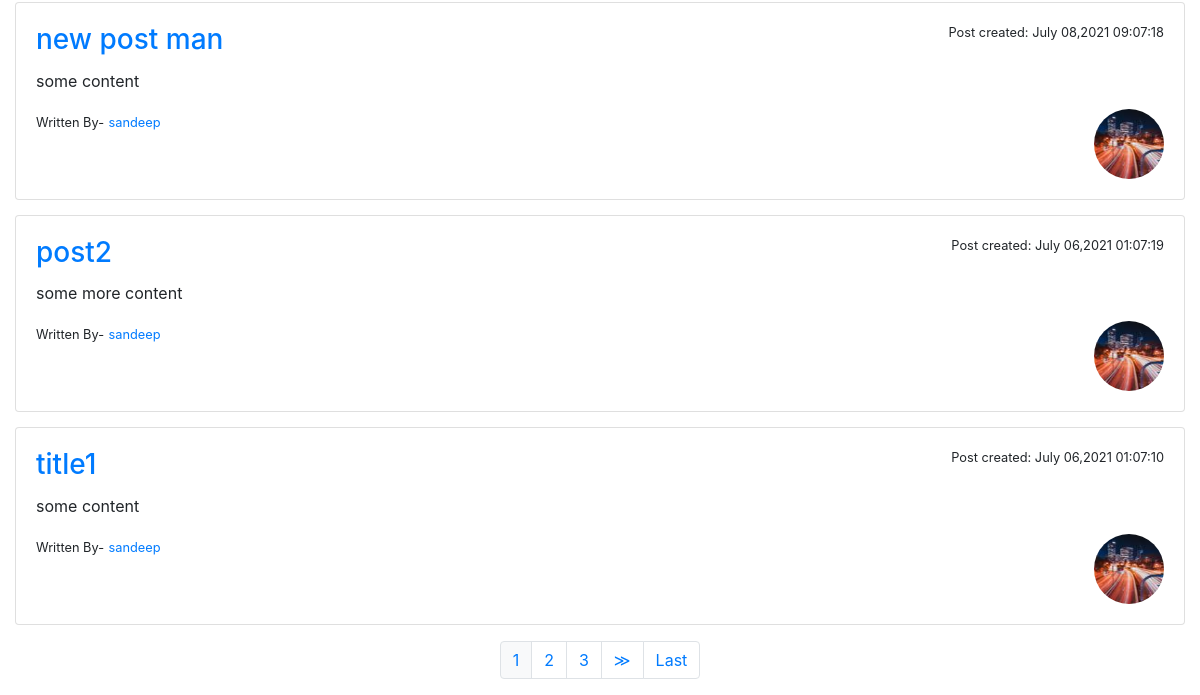
Before: / (lower part) with the older database file.
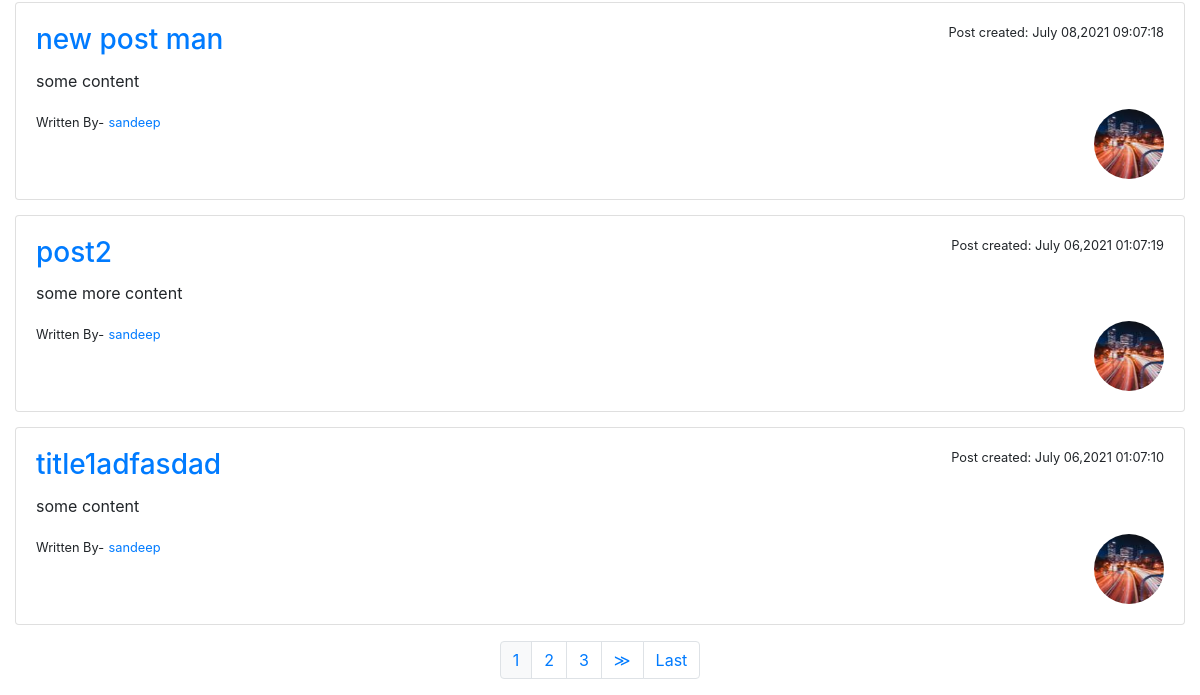
After: the same page with the newer database file.
### blog/models.py (models this page shows, shortened)
class Post(models.Model):
    title=models.CharField(max_length=50)
    content=models.TextField()
    date=models.DateTimeField(default=timezone.now)
    author=models.ForeignKey(User, on_delete=models.CASCADE)

### users/models.py (models this page shows, shortened)
class Profile(models.Model):
    user=models.OneToOneField(User,on_delete=models.CASCADE)
    image=models.ImageField(upload_to='profile_pics', default='default.jpg')

### blog/views.py (the view)
# urls.py: path('',PostListView.as_view(),name="home"),
class PostListView(ListView):
    model=Post
    template_name='blog/home.html' #<app>/<model>_<viewtype>.html
    context_object_name='posts'
    def get_context_data(self, **kwargs):
        context = super().get_context_data(**kwargs)
        fil = PostFilter(self.request.GET,queryset=self.get_queryset())
        context['filter']=fil
        return context
    ordering=['-date']
    paginate_by=5

### blog/templates/blog/home.html (shortened to what this page needs)
{%  extends 'base.html' %}
{% load crispy_forms_tags %}
{% block content %}
{% for i in filter.qs %}
<div class="card" style="margin-bottom: 15px;">
    <div class="card-body" >
        <small style="display:inline;float:right;">Post created: {{i.date|date:"F d,Y h:m:s "}}</small>
        <a href='post/{{i.id}}'><h3 class="card-title">{{i.title}}</h3></a>
        <p class="card-text">{{i.content}}</p>
        <small>Written By-</small>
        <a href="{% url 'user-post' i.author.username %}"><small>{{i.author.username}}</small></a>
        <img src={{i.author.profile.image.url}} alt="none" class="rounded-circle" height=70 width =70 style="display: inline;float:right;">
      </div>
</div>
{% endfor %}
{% if is_paginated %}
<ul class="pagination justify-content-center my-3">
{% for num in page_obj.paginator.page_range %}
  {% if page_obj.number == num %}
  <li class="page-item"><a class="page-link bg-light" href="?page={{num}}">{{num}}</a></li>
  {% elif num > page_obj.number|add:'-3' and num < page_obj.number|add:'3' %}
  <li class="page-item"><a class="page-link" href="?page={{num}}">{{num}}</a></li>
  {% endif %}
  {% endfor %}
{% if page_obj.has_next %}
  <li class="page-item"><a class="page-link" href="?page={{page_obj.next_page_number}}">&#8811</a></li>
  <li class="page-item"><a class="page-link" href="?page={{page_obj.paginator.num_pages}}">Last</a></li>
{% endif %}
</ul>
{% endif %}
{% endblock %}

Changed rows visible on the page:
changed Post: title "title1" → "title1adfasdad"
